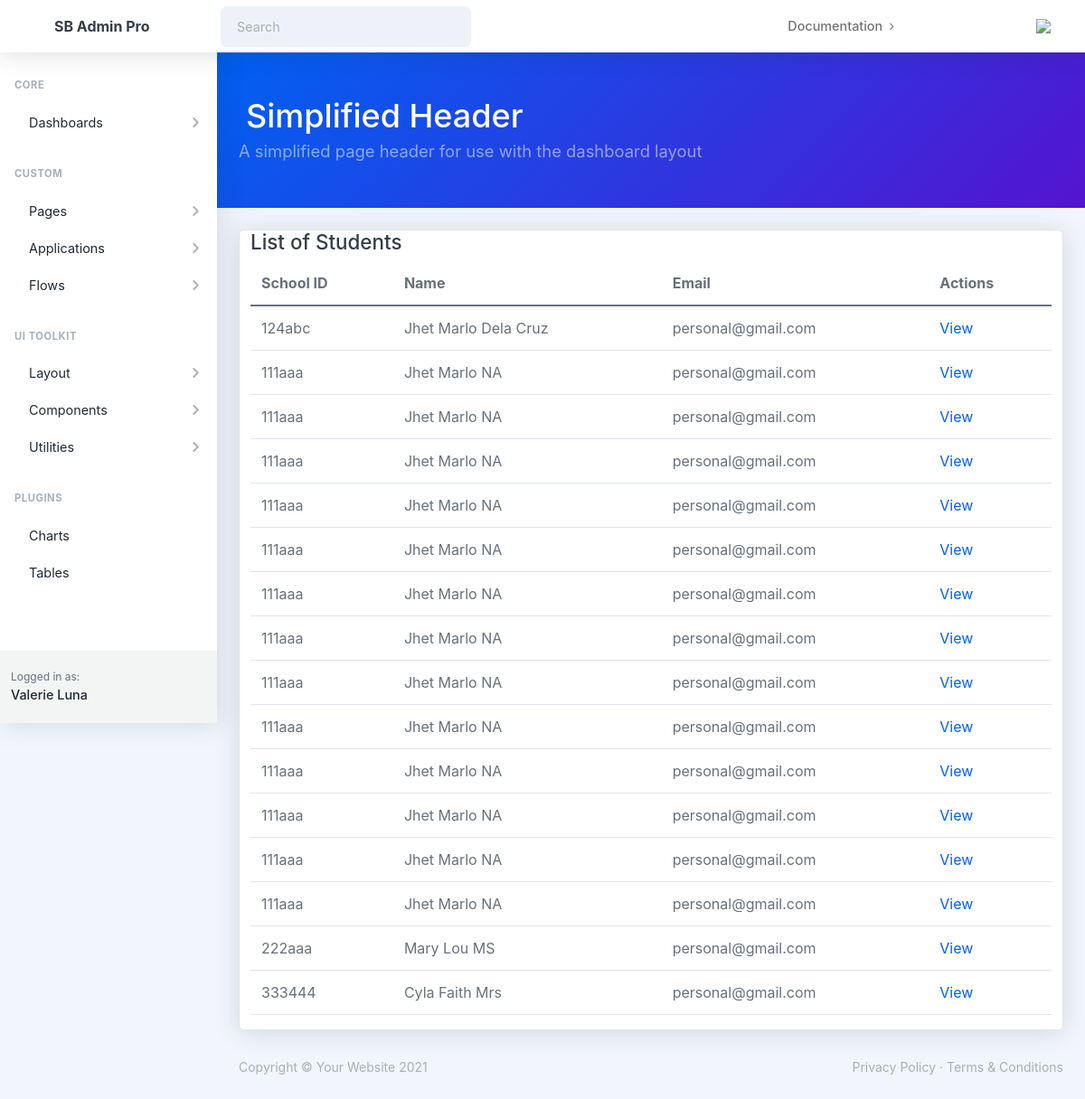
The app's page /student/list/, older data.
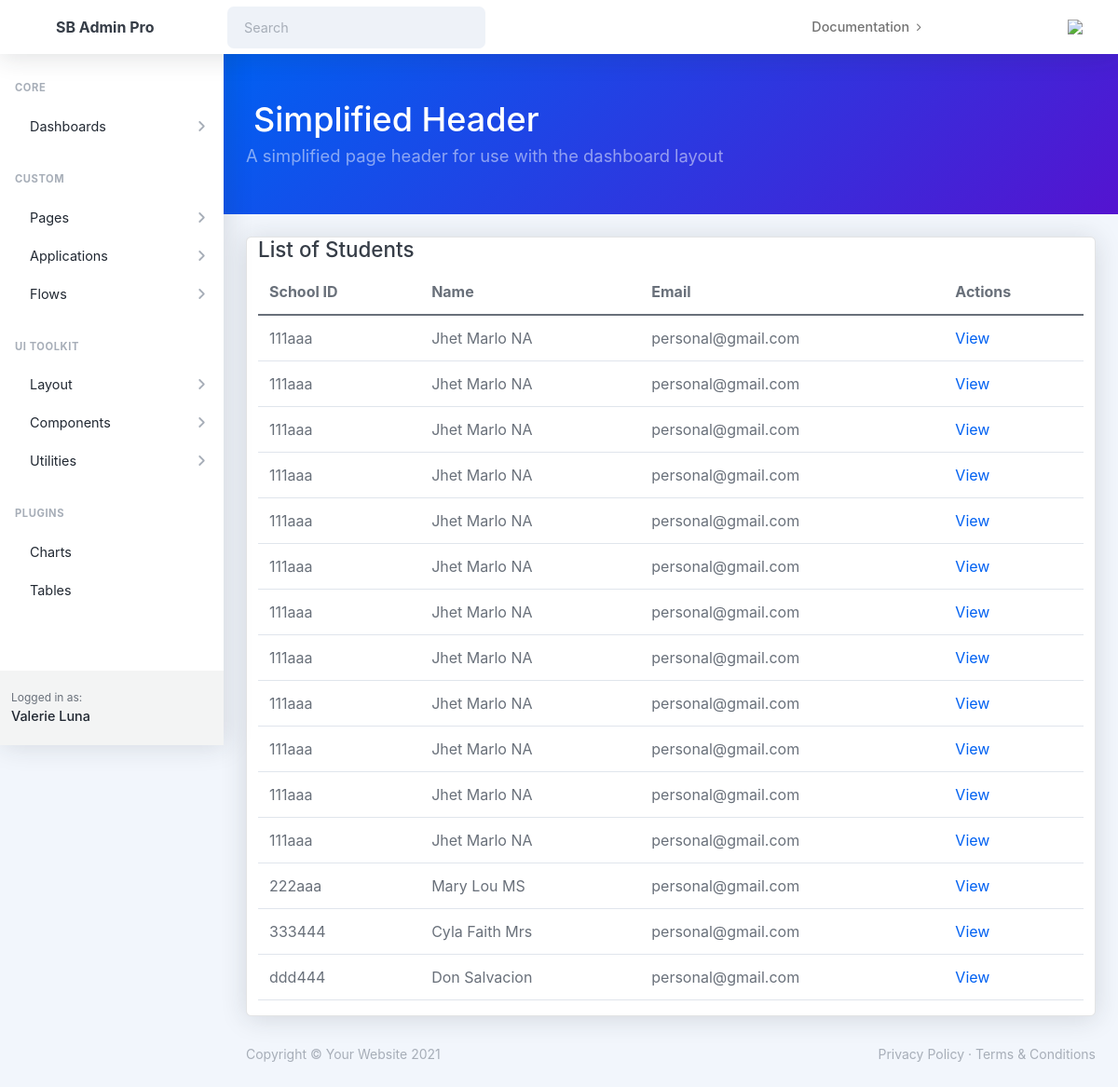
The same page, newer data.
### student/models.py (models this page shows, shortened)
class Student(models.Model):
    std_sch_id = models.CharField(max_length=50)
    first_name = models.CharField(max_length=100)
    middle_name = models.CharField(max_length=100)
    last_name = models.CharField(max_length=100)
    suffix = models.CharField(max_length=10, blank=True)
    birth_date = models.DateField()
    country_of_birth = models.CharField(max_length=100)
    birth_place = models.CharField(max_length=100)
    nationality = models.CharField(max_length=100)
    CIVIL_STATUS_CHOICES = [
        ('single', 'Single'),
        ('married', 'Married'),
        ('widowed', 'Widowed'),
        ('divorced', 'Divorced'),
        ('separated', 'Separated'),
    ]
    civil_status = models.CharField(max_length=20, choices=CIVIL_STATUS_CHOICES, blank=True)
    SEX_CHOICES = [
        ('male', 'Male'),
        ('female', 'Female'),
    ]
    sex = models.CharField(max_length=10, choices=SEX_CHOICES, blank=True)
    religion = models.CharField(max_length=100)
    mobile_number = models.CharField(max_length=20)
    telephone_number = models.CharField(max_length=20, blank=True)
    personal_email = models.EmailField()
    STATUS_CHOICES = [
        ('active', 'Active'),
        ('inactive', 'Inactive'),
    ]
    status = models.CharField(max_length=8, choices=STATUS_CHOICES, default='active', help_text="Student's account status")

### student/views.py (the view)
# urls.py: path('list/', views.StudentListView.as_view(), name='student-list'),
class StudentListView(ListView):
    model = Student
    template_name = 'student/student-list.html'
    context_object_name = 'students'

### student/templates/student/student-list.html
{% extends 'student/base.html' %}
{% block content %}
<div class="container mt-3 card">
    <h2>List of Students</h2>
    <table class="table table-hover">
        <thead>
            <tr>
                <th>School ID</th>
                <th>Name</th>
                <th>Email</th>
                <th>Actions</th>
            </tr>
        </thead>
            <tbody>
                {% for student in students %}
                <tr>
                    <td>{{ student.std_sch_id }}</td>
                    <td>{{ student.first_name }} {{ student.last_name }}</td>
                    <td>{{ student.personal_email }}</td>
                    <td>
                        <a href="{% url 'student:student-detail' student.pk %}">View</a>
                    </td>
                </tr>
                {% empty %}
                <tr>
                    <td colspan="4">No students found.</td>
                </tr>
                {% endfor %}
            </tbody>
    </table>
</div>
{% endblock %}

### student/templates/student/base.html (shortened to what this page needs)
{% load static %}
<!DOCTYPE html>
<html lang="en">
    <head>
        <link href="{% static 'webutil/css/styles.css' %}" rel="stylesheet" />
    </head>
    <body class="nav-fixed">
        <nav class="topnav navbar navbar-expand shadow justify-content-between justify-content-sm-start navbar-light bg-white" id="sidenavAccordion">
            <button class="btn btn-icon btn-transparent-dark order-1 order-lg-0 me-2 ms-lg-2 me-lg-0" id="sidebarToggle"></button>
            <a class="navbar-brand pe-3 ps-4 ps-lg-2" href="index.html">SB Admin Pro</a>
            <form class="form-inline me-auto d-none d-lg-block me-3">
                <div class="input-group input-group-joined input-group-solid">
                    <input class="form-control pe-0" type="search" placeholder="Search" aria-label="Search" />
                    <div class="input-group-text"></div>
                </div>
            </form>
            <ul class="navbar-nav align-items-center ms-auto">
                <li class="nav-item dropdown no-caret d-none d-md-block me-3">
                    <a class="nav-link dropdown-toggle" id="navbarDropdownDocs" href="javascript:void(0);" role="button" data-bs-toggle="dropdown" aria-haspopup="true" aria-expanded="false">
                        <div class="fw-500">Documentation</div>
                        <i class="fas fa-chevron-right dropdown-arrow"></i>
                    </a>
                </li>
                <li class="nav-item dropdown no-caret d-none d-sm-block me-3 dropdown-notifications">
                    <a class="btn btn-icon btn-transparent-dark dropdown-toggle" id="navbarDropdownAlerts" href="javascript:void(0);" role="button" data-bs-toggle="dropdown" aria-haspopup="true" aria-expanded="false"></a>
                </li>
                <li class="nav-item dropdown no-caret d-none d-sm-block me-3 dropdown-notifications">
                    <a class="btn btn-icon btn-transparent-dark dropdown-toggle" id="navbarDropdownMessages" href="javascript:void(0);" role="button" data-bs-toggle="dropdown" aria-haspopup="true" aria-expanded="false"></a>
                </li>
                <li class="nav-item dropdown no-caret dropdown-user me-3 me-lg-4">
                    <a class="btn btn-icon btn-transparent-dark dropdown-toggle" id="navbarDropdownUserImage" href="javascript:void(0);" role="button" data-bs-toggle="dropdown" aria-haspopup="true" aria-expanded="false"><img class="img-fluid" src="assets/img/illustrations/profiles/profile-1.png" /></a>
                </li>
            </ul>
        </nav>
        <div id="layoutSidenav">
            <div id="layoutSidenav_nav">
                <nav class="sidenav shadow-right sidenav-light">
                    <div class="sidenav-menu">
                        <div class="nav accordion" id="accordionSidenav">
                            <div class="sidenav-menu-heading">Core</div>
                            <a class="nav-link collapsed" href="javascript:void(0);" data-bs-toggle="collapse" data-bs-target="#collapseDashboards" aria-expanded="false" aria-controls="collapseDashboards">
                                Dashboards
                                <div class="sidenav-collapse-arrow"><i class="fas fa-angle-down"></i></div>
                            </a>
                            <div class="sidenav-menu-heading">Custom</div>
                            <a class="nav-link collapsed" href="javascript:void(0);" data-bs-toggle="collapse" data-bs-target="#collapsePages" aria-expanded="false" aria-controls="collapsePages">
                                Pages
                                <div class="sidenav-collapse-arrow"><i class="fas fa-angle-down"></i></div>
                            </a>
                            <a class="nav-link collapsed" href="javascript:void(0);" data-bs-toggle="collapse" data-bs-target="#collapseApps" aria-expanded="false" aria-controls="collapseApps">
                                Applications
                                <div class="sidenav-collapse-arrow"><i class="fas fa-angle-down"></i></div>
                            </a>
                            <a class="nav-link collapsed" href="javascript:void(0);" data-bs-toggle="collapse" data-bs-target="#collapseFlows" aria-expanded="false" aria-controls="collapseFlows">
                                Flows
                                <div class="sidenav-collapse-arrow"><i class="fas fa-angle-down"></i></div>
                            </a>
                            <div class="sidenav-menu-heading">UI Toolkit</div>
                            <a class="nav-link collapsed" href="javascript:void(0);" data-bs-toggle="collapse" data-bs-target="#collapseLayouts" aria-expanded="false" aria-controls="collapseLayouts">
                                Layout
                                <div class="sidenav-collapse-arrow"><i class="fas fa-angle-down"></i></div>
                            </a>
                            <a class="nav-link collapsed" href="javascript:void(0);" data-bs-toggle="collapse" data-bs-target="#collapseComponents" aria-expanded="false" aria-controls="collapseComponents">
                                Components
                                <div class="sidenav-collapse-arrow"><i class="fas fa-angle-down"></i></div>
                            </a>
                            <a class="nav-link collapsed" href="javascript:void(0);" data-bs-toggle="collapse" data-bs-target="#collapseUtilities" aria-expanded="false" aria-controls="collapseUtilities">
                                Utilities
                                <div class="sidenav-collapse-arrow"><i class="fas fa-angle-down"></i></div>
                            </a>
                            <div class="sidenav-menu-heading">Plugins</div>
                            <a class="nav-link" href="charts.html">
                                Charts
                            </a>
                            <a class="nav-link" href="tables.html">
                                Tables
                            </a>
                        </div>
                    </div>
                    <div class="sidenav-footer">
                        <div class="sidenav-footer-content">
                            <div class="sidenav-footer-subtitle">Logged in as:</div>
                            <div class="sidenav-footer-title">Valerie Luna</div>
                        </div>
                    </div>
                </nav>
            </div>
            <div id="layoutSidenav_content">
                <main>
                    <header class="page-header page-header-dark bg-gradient-primary-to-secondary mb-4">
                        <div class="container-xl px-4">
                            <div class="page-header-content pt-4">
                                <div class="row align-items-center justify-content-between">
                                    <div class="col-auto mt-4">
                                        <h1 class="page-header-title">
                                            Simplified Header
                                        </h1>
                                        <div class="page-header-subtitle">A simplified page header for use with the dashboard layout</div>
                                    </div>
                                </div>
                            </div>
                        </div>
                    </header>
                    <div class="container-xl px-4">
                        {% block content %}{% endblock %}
                    </div>
                </main>
                <footer class="footer-admin mt-auto footer-light">
                    <div class="container-xl px-4">
                        <div class="row">
                            <div class="col-md-6 small">Copyright &copy; Your Website 2021</div>
                            <div class="col-md-6 text-md-end small">
                                <a href="#!">Privacy Policy</a>
                                &middot;
                                <a href="#!">Terms &amp; Conditions</a>
                            </div>
                        </div>
                    </div>
                </footer>
            </div>
        </div>
    </body>
</html>

Row changes from the older to the newer data that the page shows:
removed Student: std_sch_id "124abc", first_name "Jhet Marlo", last_name "Dela Cruz", personal_email "personal@gmail.com"
removed Student: std_sch_id "111aaa", first_name "Jhet Marlo", last_name "NA", personal_email "personal@gmail.com"
added Student: std_sch_id "ddd444", first_name "Don", last_name "Salvacion", personal_email "personal@gmail.com"
